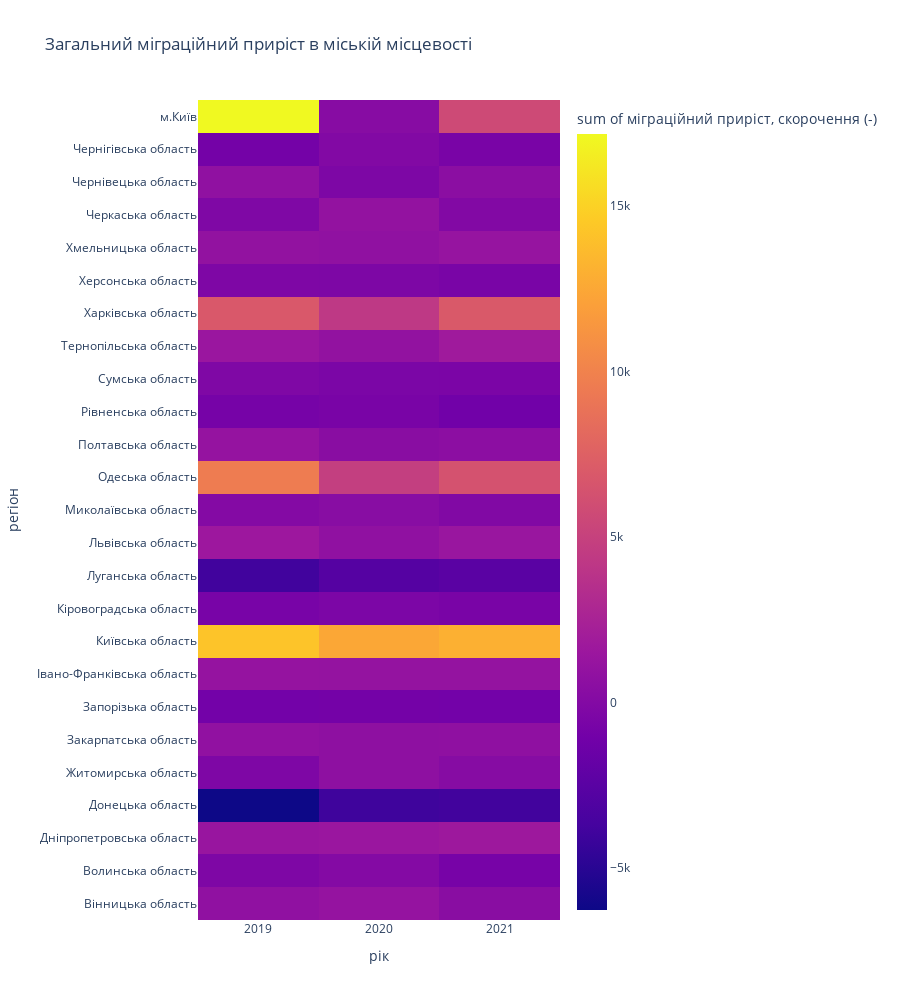

Notebook code cell kept with this figure:
### Markdown cell above
Теплова мапа, що відображає загальний міграційний приріс міських місцевостей кодної області.

### Code cell
fig = px.density_heatmap(all_migration, x='рік', y='регіон', z='міграційний приріст, скорочення (-)', title='Загальний міграційний приріст в міській місцевості')
fig.layout.height = 1000

fig

### Figure 1 — Plotly figure (JSON) as saved in the notebook; plotly's stock layout.template omitted (floating-point values rounded to 4 significant figures)
{"data": [{"coloraxis": "coloraxis", "histfunc": "sum", "hovertemplate": "рік=%{x}<br>регіон=%{y}<br>sum of міграційний приріст, скорочення (-)=%{z}<extra></extra>", "name": "", "type": "histogram2d", "x": [2019, 2019, 2019, 2019, 2019, 2019, 2019, 2019, 2019, 2019, 2019, 2019, 2019, 2019, 2019, 2019, 2019, 2019, 2019, 2019, 2019, 2019, 2019, 2019, 2019, 2020, 2020, 2020, 2020, 2020, 2020, 2020, 2020, 2020, 2020, 2020, 2020, 2020, 2020, 2020, 2020, 2020, 2020, 2020, 2020, 2020, 2020, 2020, 2020, 2020, 2021, 2021, 2021, 2021, 2021, 2021, 2021, 2021, 2021, 2021, 2021, 2021, 2021, 2021, 2021, 2021, 2021, 2021, 2021, 2021, 2021, 2021, 2021, 2021, 2021], "xaxis": "x", "xbingroup": "x", "y": ["Вінницька область", "Волинська область", "Дніпропетровська область", "Донецька область", "Житомирська область", "Закарпатська область", "Запорізька область", "Івано-Франківська область", "Київська область", "Кіровоградська область", "Луганська область", "Львівська область", "Миколаївська область", "Одеська область", "Полтавська область", "Рівненська область", "Сумська область", "Тернопільська область", "Харківська область", "Херсонська область", "Хмельницька область", "Черкаська область", "Чернівецька область", "Чернігівська область", "м.Київ", "Вінницька область", "Волинська область", "Дніпропетровська область", "Донецька область", "Житомирська область", "Закарпатська область", "Запорізька область", "Івано-Франківська область", "Київська область", "Кіровоградська область", "Луганська область", "Львівська область", "Миколаївська область", "Одеська область", "Полтавська область", "Рівненська область", "Сумська область", "Тернопільська область", "Харківська область", "Херсонська область", "Хмельницька область", "Черкаська область", "Чернівецька область", "Чернігівська область", "м.Київ", "Вінницька область", "Волинська область", "Дніпропетровська область", "Донецька область", "Житомирська область", "Закарпатська область", "Запорізька область", "Івано-Франківська область", "Київська область", "Кіровоградська область", "Луганська область", "Львівська область", "Миколаївська область", "Одеська область", "Полтавська область", "Рівненська область", "Сумська область", "Тернопільська область", "Харківська область", "Херсонська область", "Хмельницька область", "Черкаська область", "Чернівецька область", "Чернігівська область", "м.Київ"], "yaxis": "y", "ybingroup": "y", "z": [823, -317, 1322, -6275, -309, 840, -996, 1078, 14235, -680, -3912, 1582, 31, 9561, 1087, -827, -278, 1391, 6837, -296, 942, -254, 828, -915, 17175, 1106, 55, 1398, -3995, 677, 700, -926, 1063, 12477, -427, -2779, 779, 306, 4762, 392, -656, -486, 913, 4276, -409, 812, 966, -408, -98, 241, 391, -781, 1655, -3839, 205, 732, -982, 1016, 12977, -655, -2470, 1381, -130, 6354, 531, -1125, -534, 1797, 6929, -637, 1144, -86, 472, -659, 5733]}], "layout": {"coloraxis": {"colorbar": {"title": {"text": "sum of міграційний приріст, скорочення (-)"}}, "colorscale": [[0, "#0d0887"], [0.1111, "#46039f"], [0.2222, "#7201a8"], [0.3333, "#9c179e"], [0.4444, "#bd3786"], [0.5556, "#d8576b"], [0.6667, "#ed7953"], [0.7778, "#fb9f3a"], [0.8889, "#fdca26"], [1, "#f0f921"]]}, "height": 1000, "legend": {"tracegroupgap": 0}, "title": {"text": "Загальний міграційний приріст в міській місцевості"}, "xaxis": {"anchor": "y", "domain": [0, 1], "title": {"text": "рік"}}, "yaxis": {"anchor": "x", "domain": [0, 1], "title": {"text": "регіон"}}}}
